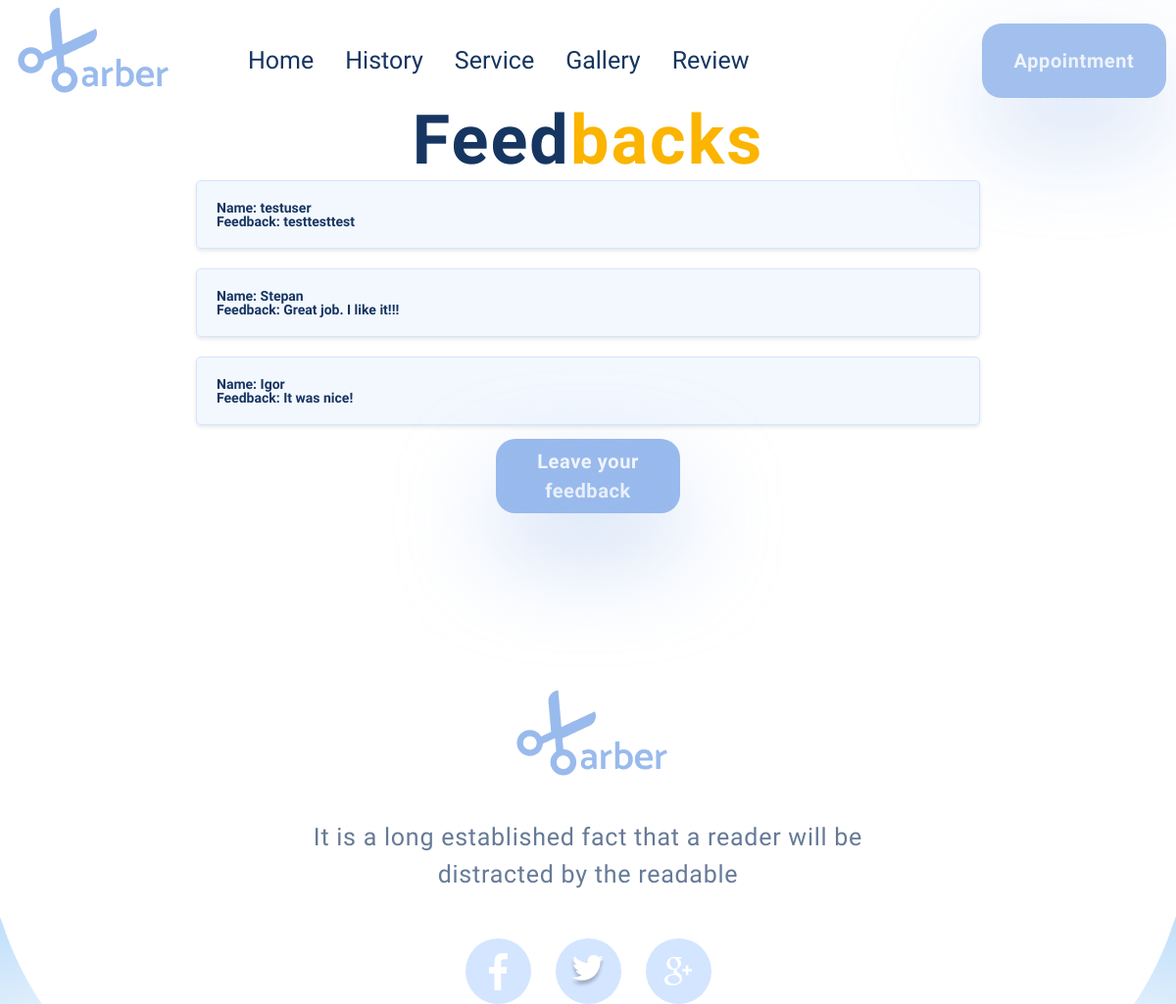
Screenshot of /feedback with the database file from the repository.
### models.py (models this page shows)
class Feedback(db.Model):
    id = db.Column(db.Integer, primary_key=True)
    name = db.Column(db.String)
    feedback_text = db.Column(db.String)

### views.py (the view)
@app.route("/feedback")
def feedback():
    feedbacks = Feedback.query.order_by(Feedback.id.desc()).all()
    return render_template("feedback.html", feedbacks=feedbacks)

### templates/feedback.html
{% extends "base.html" %}
{% block content %}
<div class="feedbacks-list">
    <div class="about__title">
      Feed<span>backs</span>
    </div>
    <ul>
      {% for feedback in feedbacks %}
      <li class="feedbacks-list-item">
          <strong>Name:</strong> {{ feedback.name }}<br>
          <strong>Feedback:</strong> {{ feedback.feedback_text }}
      </li>
      {% endfor %}
    </ul>
    <br>
    <button class="_btn" onclick="window.location.href='{{ url_for('leave_feedback') }}';">Leave your feedback</button>
</div>
{% endblock %}

### static/beard.css (style rules this page uses)
* { padding: 0; margin: 0; border: 0; }
*, *:before, *:after { -moz-box-sizing: border-box; -webkit-box-sizing: border-box; box-sizing: border-box; }
html, body { height: 100%; width: 100%; font-size: 100%; line-height: 1; font-size: 14px; -ms-text-size-adjust: 100%; -moz-text-size-adjust: 100%; -webkit-text-size-adjust: 100%; font-family: "Catamaran", sans-serif; font-weight: 700; }
input, button, textarea { font-family: inherit; }
button { cursor: pointer; }
ul li { list-style: none; }
._btn { width: 188px; height: 76px; background: #99baed; border-radius: 20px; font-size: 20px; font-weight: 700; line-height: 30px; letter-spacing: 0.03em; text-align: center; color: #ffffff; position: relative; }
._btn::after { content: ""; position: absolute; width: 188px; height: 76px; left: 0; top: 43px; background: rgba(153, 186, 237, 0.5); filter: blur(50px); border-radius: 20px; }
.about__title { font-style: normal; font-weight: 700; font-size: 70px; line-height: 116.6%; text-align: center; letter-spacing: 0.03em; color: #163561; }
.about__title span { color: #fbb400; }
.feedbacks-list { text-align: center; margin-top: 30px; max-width: 800px; margin: 0 auto; }
.feedbacks-list ul { list-style: none; padding: 0; margin: 0; }
.feedbacks-list-item { margin-bottom: 20px; padding: 20px; border: 1px solid #d5e5ff; border-radius: 5px; background-color: #f3f8ff; color: #163561; text-align: left; position: relative; box-shadow: 0 2px 4px rgba(0, 0, 0, 0.1); }
.feedbacks-list-item strong { color: #163561; }
.feedbacks-list-item::before { content: ""; position: absolute; top: -10px; left: 50%; transform: translateX(-50%); border: 10px solid transparent; border-bottom: 10px solid #f3f8ff; }
.feedbacks-list-item::after { content: ""; position: absolute; bottom: -10px; left: 50%; transform: translateX(-50%); border: 10px solid transparent; border-top: 10px solid #f3f8ff; }
.feedbacks-list-item:last-child { margin-bottom: 0; }

### rows the page displays
Feedback: name "testuser", feedback_text "testtesttest"
Feedback: name "Stepan", feedback_text "Great job. I like it!!!"
Feedback: name "Igor", feedback_text "It was nice!"
